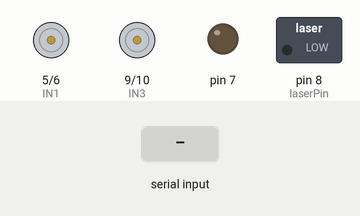
This sketch was run on a simulated Arduino Uno, built with avr-gcc and run on an emulated ATmega328P. Shown: motor-driver pin pairs drawn as motors (green arrow = first pin HIGH = forward, orange = second pin HIGH = backward, longer = more drive, scaled by the enable pin), switched loads named in the sketch (green lamp = pin HIGH), output pins drawn as LEDs (lit = HIGH). The test bench sets the inputs (shaded band).

Above: at 1.2 s.
1.3 s: "F" received over Serial
At 2.3 s:
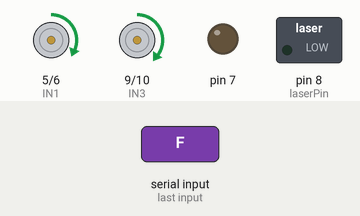
2.8 s: "B" received over Serial
At 3.5 s:
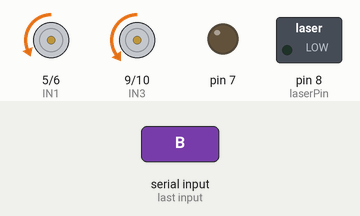
4.3 s: "L" received over Serial
At 4.6 s:
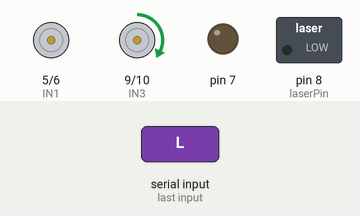
5.8 s: "R" received over Serial
At 6.9 s:
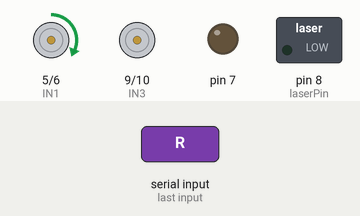
7.3 s: "E" received over Serial
At 8.1 s:
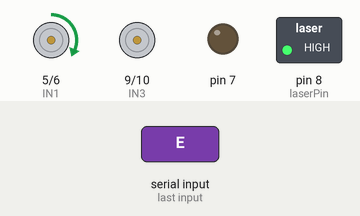
8.8 s: "S" received over Serial
At 9.2 s:
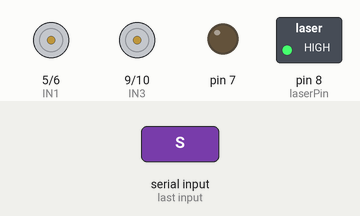
Timing chart, 0 to 11.3 s (numbered marks = the images above; inputs shaded):
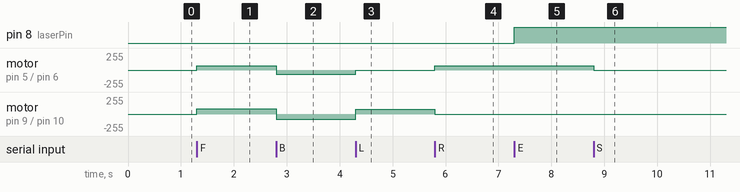

The sketch:

task3.ino
```cpp
#define laserPin 8
int laserState = LOW;
#define speedL 3
#define IN1 5
#define IN2 6
#define IN3 9
#define IN4 10
#define speedR 11

void setup() {
  Serial.begin(9600);
  pinMode(laserPin, OUTPUT);
  for (int i = 5; i <= 10; i++) {
    pinMode(i, OUTPUT);
  }
}

void laser() {
  if(laserState == HIGH) {
    digitalWrite(laserPin, LOW);
    laserState = LOW;
  } else {
    digitalWrite(laserPin, HIGH);
    laserState = HIGH;
  }
}

void forward() {
  digitalWrite(IN1, HIGH);
  digitalWrite(IN2, LOW);
  digitalWrite(IN3, HIGH);
  digitalWrite(IN4, LOW);
  analogWrite(speedL, 65);
  analogWrite(speedR, 80);
}

void backward() {
  digitalWrite(IN1, LOW);
  digitalWrite(IN2, HIGH);
  digitalWrite(IN3, LOW);
  digitalWrite(IN4, HIGH);
  analogWrite(speedL, 65);
  analogWrite(speedR, 80);
}

void left() {
  digitalWrite(IN1, LOW);
  digitalWrite(IN2, LOW);
  digitalWrite(IN3, HIGH);
  digitalWrite(IN4, LOW);
  analogWrite(speedL, 0);
  analogWrite(speedR, 70);
}

void right() {
  digitalWrite(IN1, HIGH);
  digitalWrite(IN2, LOW);
  digitalWrite(IN3, LOW);
  digitalWrite(IN4, LOW);
  analogWrite(speedL, 55);
  analogWrite(speedR, 0);
}

void stop() {
  digitalWrite(IN1, LOW);
  digitalWrite(IN2, LOW);
  digitalWrite(IN3, LOW);
  digitalWrite(IN4, LOW);
  analogWrite(speedL, 0);
  analogWrite(speedR, 0);
}

void loop() {
  if (Serial.available() > 0) {
    char command = Serial.read();  // Read the incoming character

    if (command == 'F') {  // Forward
      forward();
    } else if (command == 'B') {  // Backward
      backward();
    } else if (command == 'L') {  // Left
      left();
    } else if (command == 'R') {  // Right
      right();
    } else if (command == 'S') {  // Stop
      stop();
    } else if (command == 'E') {  // Lasser
      laser();
    }
  }
}
```

Measured:
- after the input at 1.3 s, motor on pin 5 (IN1) / pin 6 (IN2): stopped → forward 65/255 at once; motor on pin 9 (IN3) / pin 10 (IN4): stopped → forward 80/255 at once
- after the input at 2.8 s, motor on pin 5 (IN1) / pin 6 (IN2): forward 65/255 → backward 65/255 at once; motor on pin 9 (IN3) / pin 10 (IN4): forward 80/255 → backward 80/255 at once
- after the input at 4.3 s, motor on pin 5 (IN1) / pin 6 (IN2): backward 65/255 → stopped at once; motor on pin 9 (IN3) / pin 10 (IN4): backward 80/255 → forward 70/255 at once
- after the input at 5.8 s, motor on pin 5 (IN1) / pin 6 (IN2): stopped → forward 65/255 at once; motor on pin 9 (IN3) / pin 10 (IN4): forward 70/255 → stopped at once
- after the input at 7.3 s, pin 8 (laserPin): LOW → HIGH at once
- after the input at 8.8 s, motor on pin 5 (IN1) / pin 6 (IN2): forward 65/255 → stopped at once
